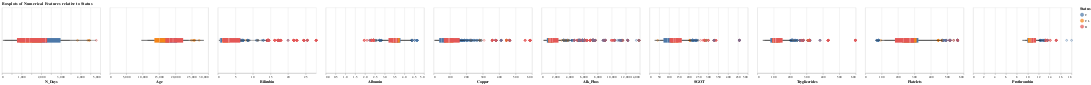

Notebook source saved alongside this figure:
### Code cell
chart = alt.Chart(train_df).mark_boxplot().encode(
    x = alt.X(alt.repeat()).type('quantitative'),
    color = 'Status'
).properties(
    width = 300,
    height = 200
).repeat(
        numeric_col
)

chart.properties(
    title="Boxplots of Numerical Features relative to Status"
)
